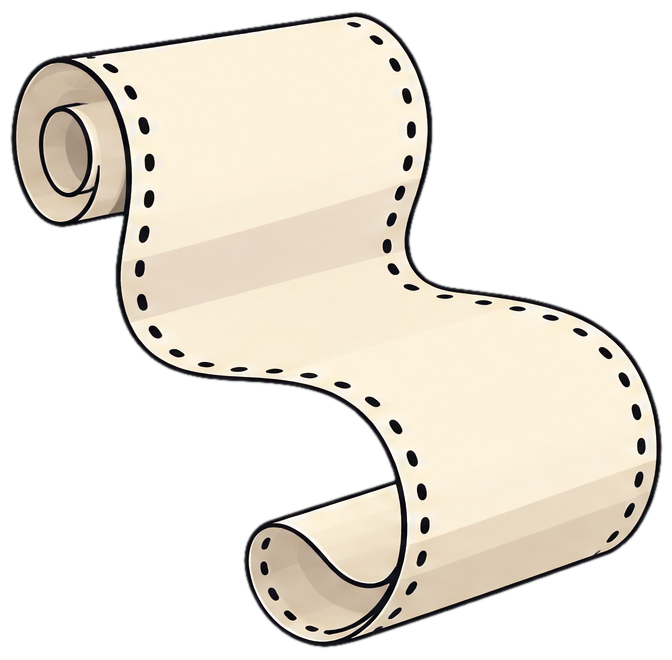
#> input picture .claude/skills/motion-graphics-animated-lesson/assets/lesson/props/props-b-v1/paper.png, 672 x 660 px
$ python cutout.py ../../../../motion-graphics-animated-lesson/assets/lesson/props/props-b-v1/paper.png out.png green
#> lines starting #> are read from the running program, lines starting #| are printed output that depends on the picture
#!/usr/bin/env python3
"""Cut a character out of a video (or still) into a transparent PNG sequence, for p5 sprites.

usage: cutout.py SOURCE OUT_DIR KEY [--box X Y W H] [--seed X Y] [--frames N] [--start N] [--scale S] [--tol T]
  SOURCE  video or image; KEY is "green" (flat chroma-key background), "paper" (cream paper background) or "none"
          (no keying: the crop stays fully opaque, for full-frame scene clips that contain green, e.g. plants)
  --box   crop in source pixels (default: the whole frame); --seed a point on the character (default: box centre)
  --frames / --start  which frames of a video (default: all from 0); --scale  resize the cut-outs (default 1)
  --tol   paper colour tolerance (default 28, RGB distance after a median filter)
paper: the background is the paper connected to the crop border (flood fill on a median-filtered copy, so paper grain
does not stop it and the character's cream skin/face, enclosed by its outlines, stays opaque); then only the component
under --seed is kept (drops loose strokes such as speed lines). green: alpha from green dominance, with despill.
Writes OUT_DIR/0000.png … and prints JSON {"frames", "w", "h", "box", "src" (source frame size), "scale"}.
"""
import argparse
import json
import os
import subprocess

import numpy as np
from PIL import Image, ImageDraw, ImageFilter


def frames(source, start, count):
    if os.path.splitext(source)[1].lower() in (".png", ".jpg", ".jpeg", ".webp"):
        yield Image.open(source).convert("RGB")
        return
    out = subprocess.run(["ffprobe", "-v", "error", "-select_streams", "v:0", "-show_entries", "stream=width,height",
                          "-of", "csv=p=0", source], capture_output=True, check=True, text=True).stdout
    w, h = map(int, out.strip().split(",")[:2])
    vf = f"select=gte(n\\,{start})" + (f"*lt(n\\,{start + count})" if count else "")
    proc = subprocess.Popen(["ffmpeg", "-v", "error", "-i", source, "-vf", vf, "-vsync", "0", "-f", "rawvideo", "-pix_fmt", "rgb24", "-"],
                            stdout=subprocess.PIPE)
    size = w * h * 3
    while (buf := proc.stdout.read(size)) and len(buf) == size:
        yield Image.frombuffer("RGB", (w, h), buf)
    proc.wait()


def paper_alpha(img, seed, tol):
    small = img.resize((img.width // 4, img.height // 4), Image.BILINEAR).filter(ImageFilter.MedianFilter(5))
    w, h = small.size
    mark = (255, 0, 255)
    for x, y in [(0, 0), (w - 1, 0), (0, h - 1), (w - 1, h - 1), (w // 2, 0), (w // 2, h - 1), (0, h // 2), (w - 1, h // 2)]:
        if small.getpixel((x, y)) != mark:
            ImageDraw.floodfill(small, (x, y), mark, thresh=tol)
    # .copy(): PIL's floodfill is a silent no-op on the read-only images Image.fromarray makes
    fg = Image.fromarray(np.where((np.asarray(small) == mark).all(-1), 0, 255).astype(np.uint8)).copy()
    # keep the component under the seed (fill it grey, then keep grey)
    sx, sy = min(w - 1, seed[0] // 4), min(h - 1, seed[1] // 4)
    if fg.getpixel((sx, sy)) == 255:
        ImageDraw.floodfill(fg, (sx, sy), 128)
        fg = Image.fromarray(np.where(np.asarray(fg) == 128, 255, 0).astype(np.uint8))
    return fg.resize(img.size, Image.BILINEAR).filter(ImageFilter.GaussianBlur(1))


def green_alpha(img):
    a = np.asarray(img).astype(np.int16)
    r, g, b = a[..., 0], a[..., 1], a[..., 2]
    dom = g - np.maximum(r, b)                               # how much greener than the other channels
    alpha = np.clip(255 - (dom - 25) * 6, 0, 255).astype(np.uint8)
    return Image.fromarray(alpha).filter(ImageFilter.MinFilter(3)).filter(ImageFilter.GaussianBlur(0.8))


def despill(img):
    a = np.asarray(img).astype(np.int16)
    a[..., 1] = np.minimum(a[..., 1], np.maximum(a[..., 0], a[..., 2]) + 10)
    return Image.fromarray(a.clip(0, 255).astype(np.uint8))


def main():
    p = argparse.ArgumentParser()
    p.add_argument("source"); p.add_argument("out"); p.add_argument("key", choices=["green", "paper", "none"])
    p.add_argument("--box", type=int, nargs=4); p.add_argument("--seed", type=int, nargs=2)
    p.add_argument("--frames", type=int, default=0); p.add_argument("--start", type=int, default=0)
    p.add_argument("--scale", type=float, default=1.0); p.add_argument("--tol", type=int, default=28)
    o = p.parse_args()
    os.makedirs(o.out, exist_ok=True)
    n = 0
    for img in frames(o.source, o.start, o.frames):
        src = [img.width, img.height]
        box = o.box or [0, 0, img.width, img.height]
        img = img.crop((box[0], box[1], box[0] + box[2], box[1] + box[3]))
        seed = [o.seed[0] - box[0], o.seed[1] - box[1]] if o.seed else [box[2] // 2, box[3] // 2]
        rgba = (despill(img) if o.key == "green" else img).convert("RGBA")
        if o.key != "none":
            rgba.putalpha(green_alpha(img) if o.key == "green" else paper_alpha(img, seed, o.tol))
        if o.scale != 1:
            rgba = rgba.resize((round(rgba.width * o.scale), round(rgba.height * o.scale)), Image.LANCZOS)
        rgba.save(os.path.join(o.out, f"{n:04d}.png"))
        n += 1
    print(json.dumps({"frames": n, "w": rgba.width, "h": rgba.height, "box": box, "src": src, "scale": o.scale}))


if __name__ == "__main__":
    main()
#> in main, `src = [img.width, img.height]`: src = [672, 660]
#> in main, `img = img.crop((box[0], box[1], box[0] + box[2], box[1] + box[3]))`:
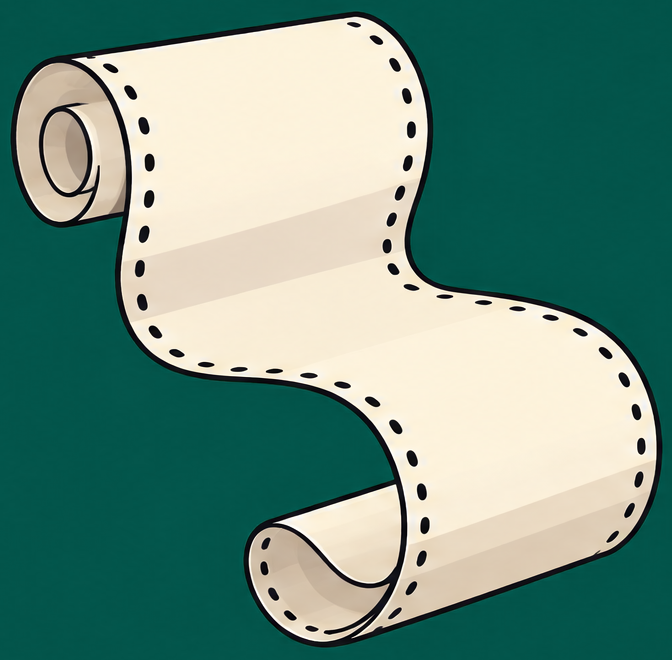
#> img: PIL image 672x660 RGB; mean R, G, B 107, 143.9, 129.5
#> in green_alpha, `r, g, b = a[..., 0], a[..., 1], a[..., 2]`:
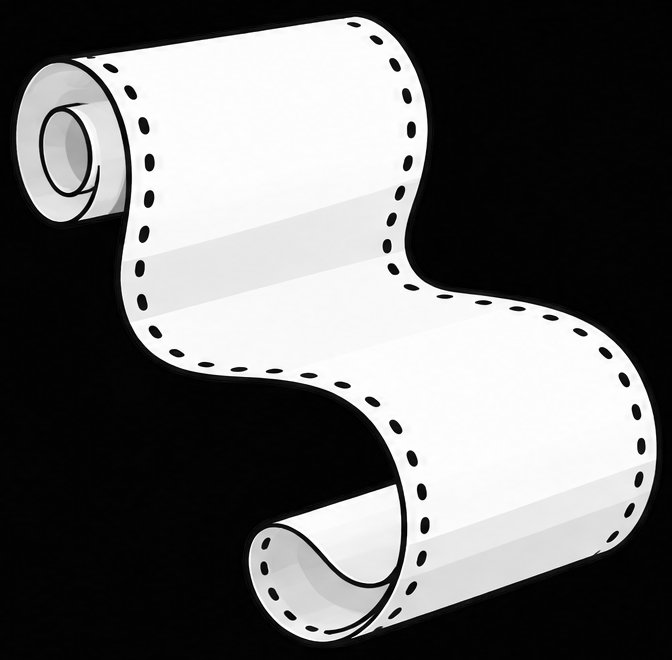
#> r: shape (660, 672) int16; min 0, max 255, mean 107
#> in green_alpha, `r, g, b = a[..., 0], a[..., 1], a[..., 2]`:
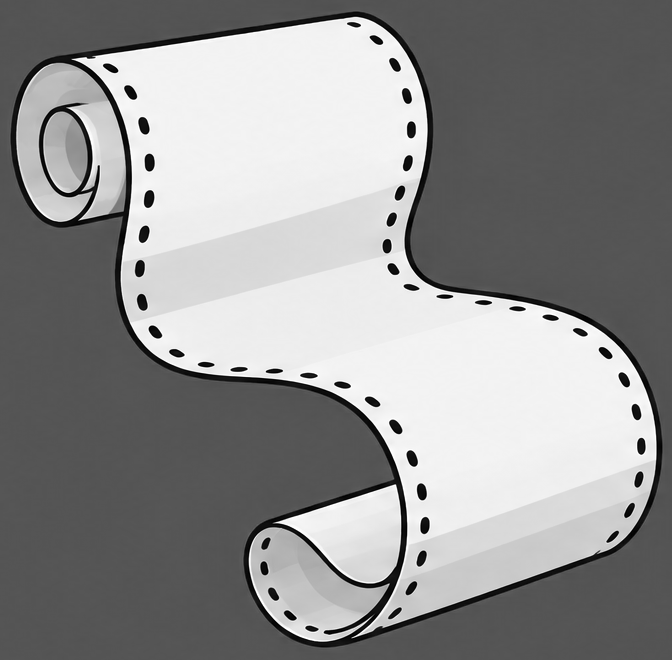
#> g: shape (660, 672) int16; min 0, max 255, mean 143.9
#> in green_alpha, `r, g, b = a[..., 0], a[..., 1], a[..., 2]`:
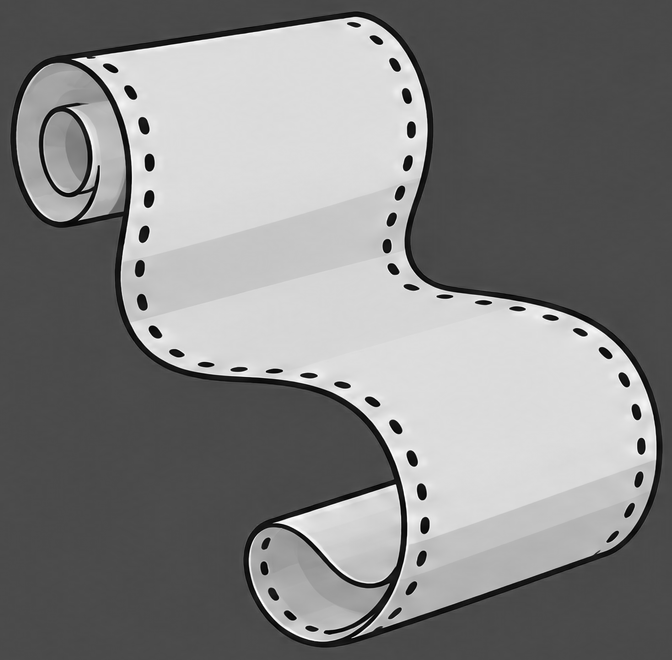
#> b: shape (660, 672) int16; min 0, max 255, mean 129.5
#> in green_alpha, `dom = g - np.maximum(r, b)`:
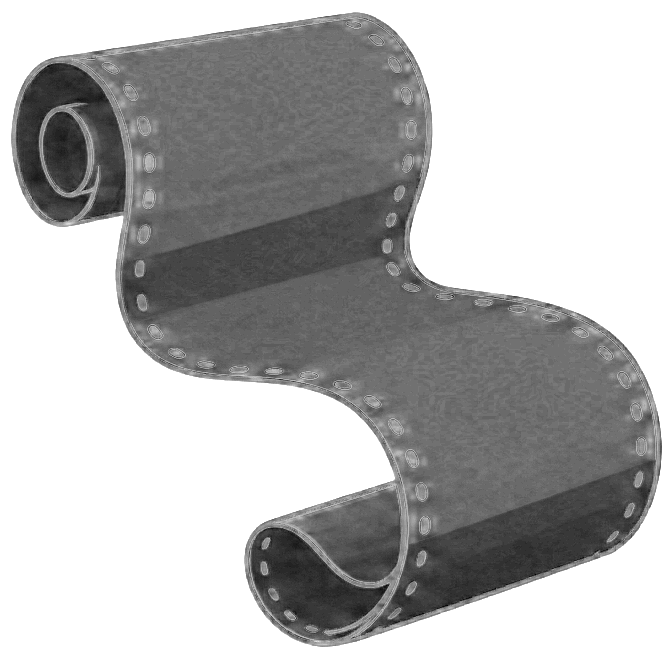
#> dom: shape (660, 672) int16; min -26, max 10, mean -0.388; drawn with min black and max white
#> in green_alpha, `alpha = np.clip(255 - (dom - 25) * 6, 0, 255).astype(np.uint8)`: alpha: shape (660, 672); every value is 255
#| {"frames": 1, "w": 672, "h": 660, "box": [0, 0, 672, 660], "src": [672, 660], "scale": 1.0}

$ run again, with .claude/skills/motion-graphics-animated-lesson/assets/lesson/props/props-b-v1/beret.png copied over .claude/skills/motion-graphics-animated-lesson/assets/lesson/props/props-b-v1/paper.png
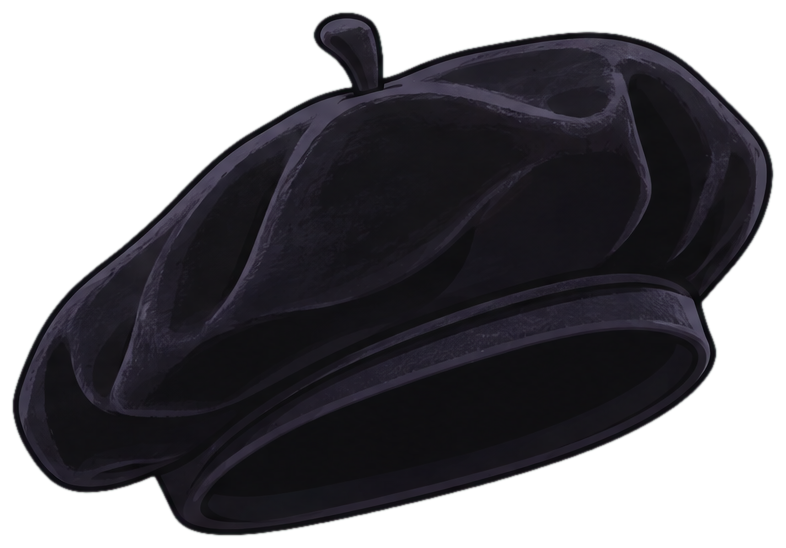
#> input picture .claude/skills/motion-graphics-animated-lesson/assets/lesson/props/props-b-v1/beret.png, 786 x 548 px
#> src = [786, 548]
#> in green_alpha, `r, g, b = a[..., 0], a[..., 1], a[..., 2]`:
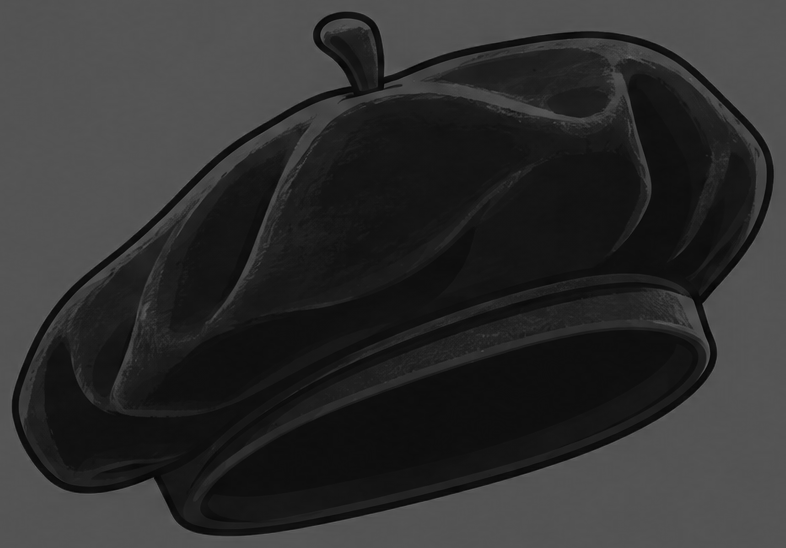
#> g: shape (548, 786) int16; min 0, max 105, mean 47.7
#> in green_alpha, `dom = g - np.maximum(r, b)`:
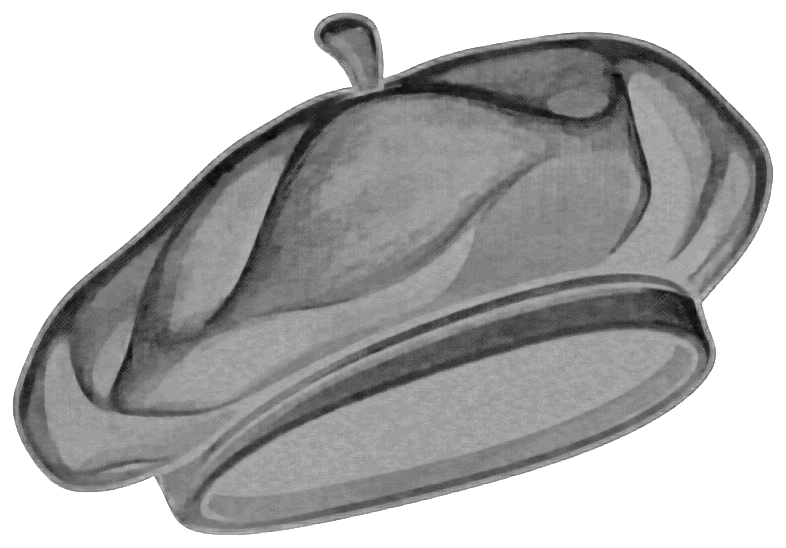
#> dom: shape (548, 786) int16; min -24, max 10, mean -0.41; drawn with min black and max white
#> alpha: shape (548, 786); every value is 255
#| {"frames": 1, "w": 786, "h": 548, "box": [0, 0, 786, 548], "src": [786, 548], "scale": 1.0}

$ run again, with .claude/skills/motion-graphics-animated-lesson/assets/lesson/props/props-b-v1/cards.png copied over .claude/skills/motion-graphics-animated-lesson/assets/lesson/props/props-b-v1/paper.png
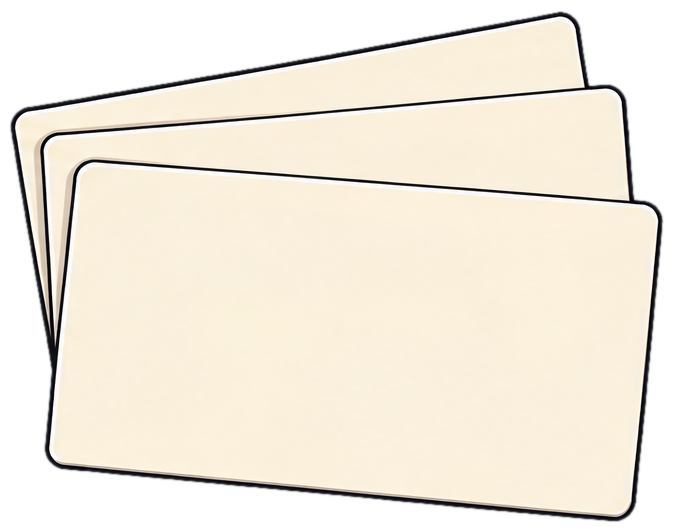
#> input picture .claude/skills/motion-graphics-animated-lesson/assets/lesson/props/props-b-v1/cards.png, 676 x 532 px
#> src = [676, 532]
#> in green_alpha, `r, g, b = a[..., 0], a[..., 1], a[..., 2]`:
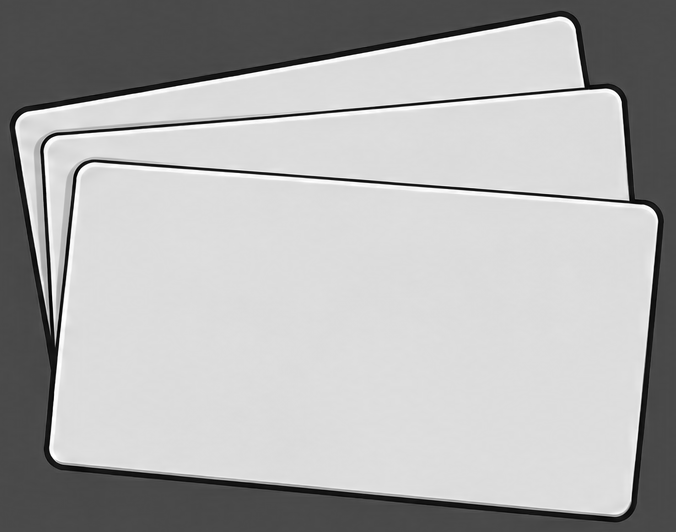
#> b: shape (532, 676) int16; min 0, max 255, mean 173.9
#> in green_alpha, `dom = g - np.maximum(r, b)`:
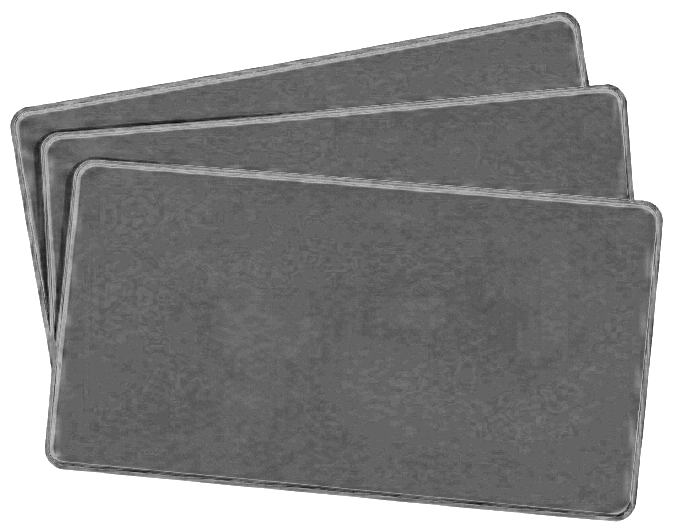
#> dom: shape (532, 676) int16; min -23, max 10, mean -4.4; drawn with min black and max white
#> alpha: shape (532, 676); every value is 255
#| {"frames": 1, "w": 676, "h": 532, "box": [0, 0, 676, 532], "src": [676, 532], "scale": 1.0}

$ run again, with .claude/skills/motion-graphics-animated-lesson/assets/lesson/props/props-b-v1/orb.png copied over .claude/skills/motion-graphics-animated-lesson/assets/lesson/props/props-b-v1/paper.png
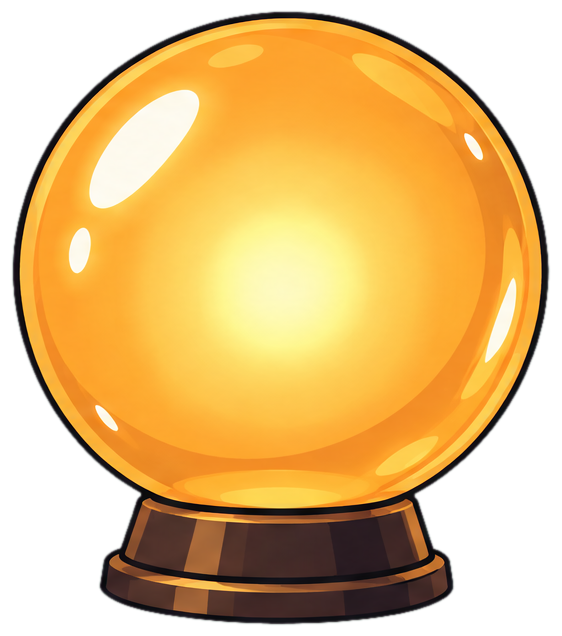
#> input picture .claude/skills/motion-graphics-animated-lesson/assets/lesson/props/props-b-v1/orb.png, 562 x 636 px
#> src = [562, 636]
#> in green_alpha, `r, g, b = a[..., 0], a[..., 1], a[..., 2]`:
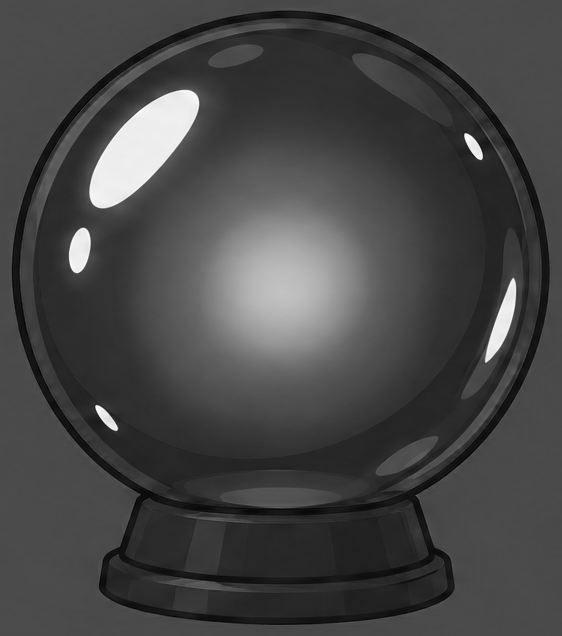
#> b: shape (636, 562) int16; min 0, max 255, mean 70.4
#> in green_alpha, `dom = g - np.maximum(r, b)`:
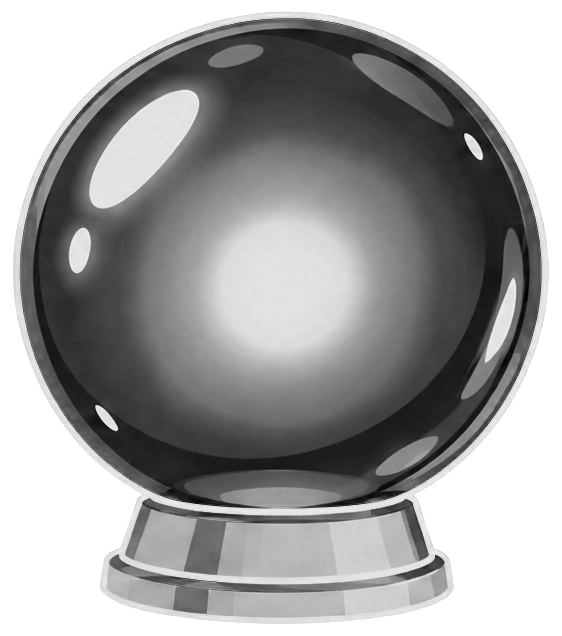
#> dom: shape (636, 562) int16; min -115, max 10, mean -36.68; drawn with min black and max white
#> alpha: shape (636, 562); every value is 255
#| {"frames": 1, "w": 562, "h": 636, "box": [0, 0, 562, 636], "src": [562, 636], "scale": 1.0}
